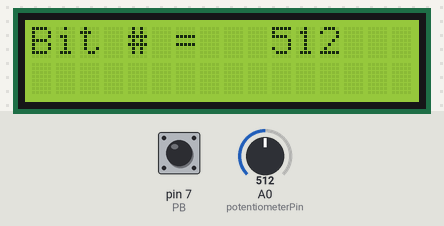
Recording of a sketch running on a simulated Arduino Uno, built with avr-gcc and run on an emulated ATmega328P. On the bench: 16×2 character LCD. The test bench sets the inputs (shaded band); at power-on: pin 7 (PB) HIGH, A0 (potentiometerPin) = 512. What the sketch prints to the serial monitor is not drawn.

Above: at 1.2 s.
1.3 s: pin 7 (PB) pulled LOW for 0.3 s
At 1.7 s:
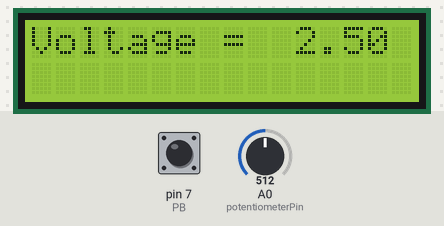
3.3 s: A0 (potentiometerPin) set to 716
At 3.7 s:
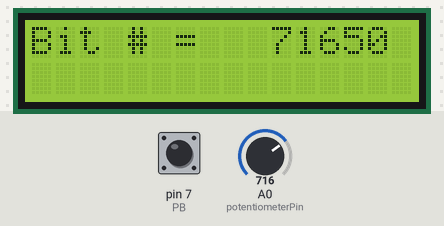
4.8 s: pin 7 (PB) pulled LOW for 1 s
At 5.5 s:
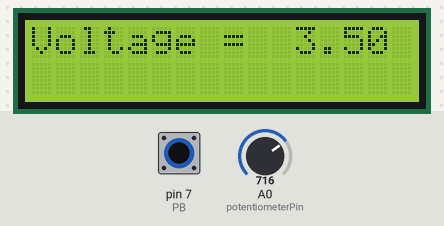
7.3 s: A0 (potentiometerPin) set to 900
At 8.4 s:
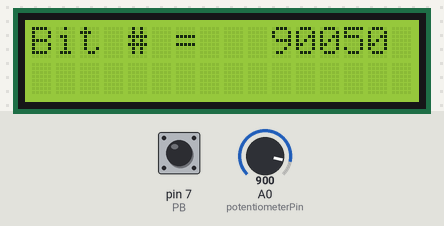
8.8 s: pin 7 (PB) pulled LOW for 1 s
At 10.2 s:
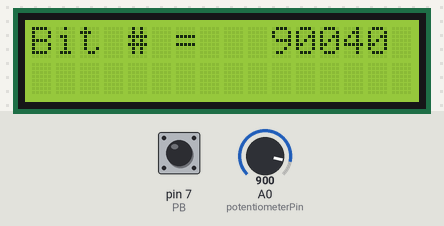
11.4 s: A0 (potentiometerPin) set to 1023
At 12.0 s:
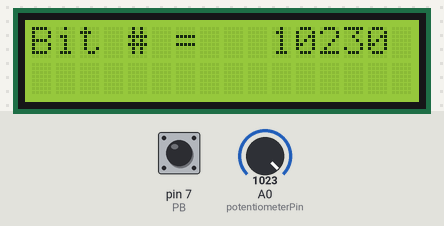
Timing chart, 0 to 13.9 s (numbered marks = the images above; inputs shaded):
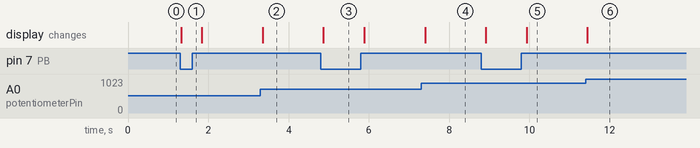

Measured:
- after the input at 1.3 s, the display: changes at once (image 1)
- after the input at 3.3 s, the display: changes after 0.05 s (image 2)
- after the input at 4.8 s, the display: changes after 0.07 s (image 3)
- after the input at 7.3 s, the display: changes after 0.10 s (image 4)
- after the input at 8.8 s, the display: first changes after 0.12 s (image 5 shows a later state)
- after the input at 11.4 s, the display: changes after 0.05 s (image 6)

The sketch:

_value_when_PB_is_not_pressed_and_Voltage_when_it_is_pressed.ino
```cpp
/*This code uses a potentiometer that serves as a sensor to show bit#,
then that bit# is converted into voltage value
that firstly shows both of those values into the Serial Monitor.
After that, it prints those values into the LCD whereas an additional PB input is used to switch between
displaying bit# or voltage value indicated on the LCD.*/

#include <LiquidCrystal.h> // Include the LiquidCrystal library

// LCD pin connections
const int rs = 12, en = 11, d4 = 5, d5 = 4, d6 = 3, d7 = 2;
LiquidCrystal lcd(rs, en, d4, d5, d6, d7); // Create an LCD object

// Pin declarations
 int potentiometerPin = A0; // Assign the potentiometer input to analog pin A0
 int PB = 7; // Assign the pushbutton input to digital pin 7

void setup() {
  lcd.begin(16, 2); // Set up a 16x2 character LCD (number of columns and rows)
  Serial.begin(9600); // Start the Serial Monitor at 9600 baud rate
  pinMode(PB, INPUT_PULLUP); // Configure the PB as an input using the built-in pullup internal resistor.
}

void loop() {

  // Read the value from the potentiometer
  int sensorValue = analogRead(potentiometerPin); // Read the analog input from the potentiometer and store it in 'sensorValue'

  // Mathematically convert the sensor value to a voltage value
  float voltage = (sensorValue)*(5.0 / 1023.0); // Calculate the voltage value by multiplying the sensor value by (5V / 1023)

  // Check the pushbutton state
  int buttonState = digitalRead(PB); // Read the digital input from the pushbutton and store it in 'buttonState'

  // Print the bit# and voltage value to the Serial Monitor
  Serial.print("Bit# =   "); // Print "Bit# =  " to the Serial Monitor to identify which value belongs to
  Serial.print(sensorValue); // Print the sensor value (bit value) next to the Serial Monitor "Bit# = "
  Serial.print("\t"); // Print a tab character to the Serial Monitor, separating the bit-value and voltage value
  Serial.print("Voltage =  "); // Print "Voltage =  " next to the Serial Monitor to identify which value belongs to
  Serial.println(voltage); // Print the voltage value to next the Serial Monitor "Voltage = "

  // BUTTON STATE STATEMENTS
  if (buttonState == LOW) { // if the button is pressed (PB reads LOW)
    // Display voltage value on the LCD
    lcd.setCursor(0, 0); // Set the cursor to the first column of the first row
    lcd.print("Voltage =  "); // Print "Voltage = " to the LCD
    lcd.print(voltage); // Print the voltage value to the LCD


  } else { // otherwise, if the button is not pressed (PB reads HIGH)
    // Display bit# on the LCD
    lcd.setCursor(0, 0); // Set the cursor to the first column of the first row
    lcd.print("Bit # =   "); // Print the string "Bit# =   " to the LCD
    lcd.print(sensorValue); // Print the sensor value (bit#) to the LCD


  }

  delay(250); // Wait for 250 milliseconds before taking the next reading
}
```
